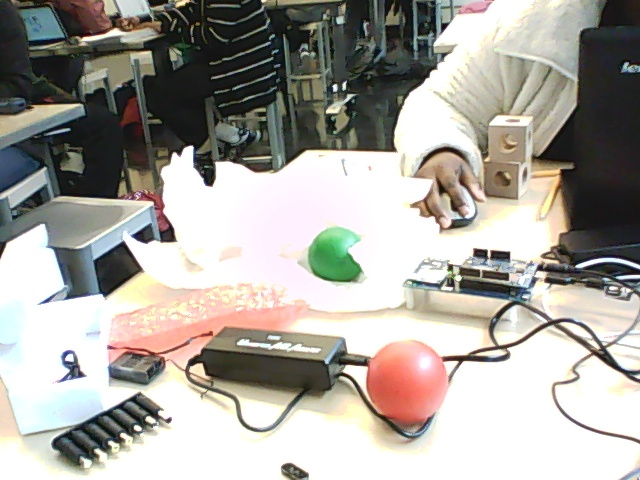
#> input picture imageProcessing/test/balls1.jpg, 640 x 480 px
$ python detectRed.py
#> lines starting #> are read from the running program, lines starting #| are printed output that depends on the picture; after the words box and inside, x2 and y2 are one past the last pixel; in counts of white or black regions, pixels touching at a corner belong together
import cv2
import numpy as np
filename = raw_input('Enter a file name and path, e.g. ./balls1.jpg: ')
#> the answer given: balls1.jpg
img=cv2.imread(filename)
#> img is the input picture: shape (480, 640, 3); mean B, G, R 158.1, 164.7, 168.1

hsv = cv2.cvtColor(img, cv2.COLOR_BGR2HSV)
#> hsv: shape (480, 640, 3); mean H, S, V 47.3, 34.9, 172.1

lower_red1 = np.array([0,30,30])
upper_red1 = np.array([15,255,255])
lower_red2 = np.array([160,30,30])
upper_red2 = np.array([178,255,255])


mask1 = cv2.inRange(hsv, lower_red1, upper_red1)
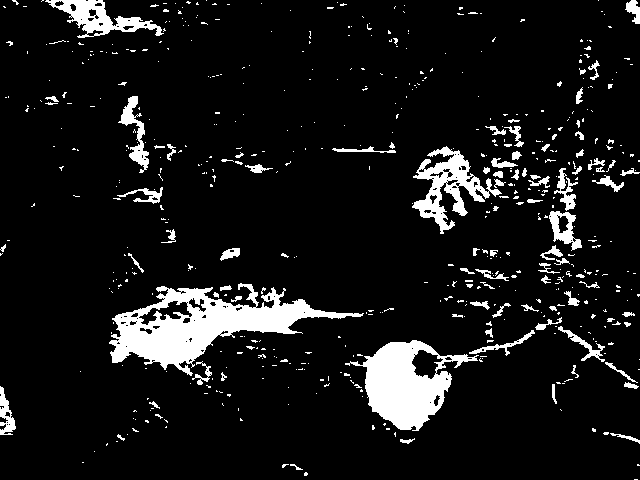
#> mask1: shape (480, 640); 9.2% white; 561 white regions (471 under 20 px), largest, box (x1, y1, x2, y2) and area: (109, 283, 364, 376) 8463, (345, 340, 479, 431) 5464, (412, 146, 502, 234) 2631
mask2 = cv2.inRange(hsv, lower_red2, upper_red2)
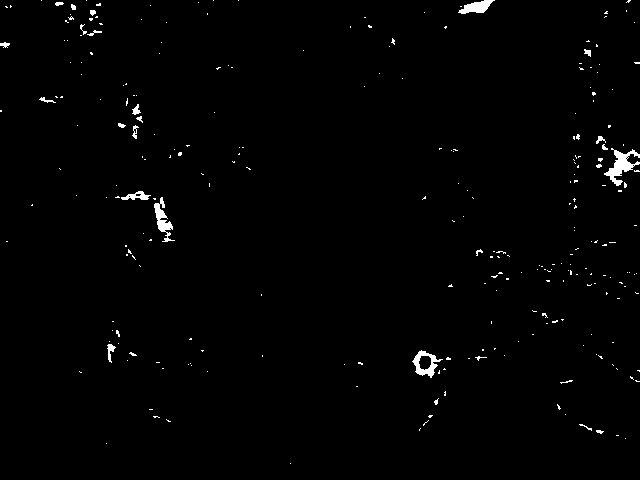
#> mask2: shape (480, 640); 1.1% white; 266 white regions (242 under 20 px), largest, box (x1, y1, x2, y2) and area: (604, 148, 640, 186) 509, (154, 197, 175, 242) 344, (412, 350, 443, 378) 333
mask = cv2.bitwise_or(mask1,mask2)
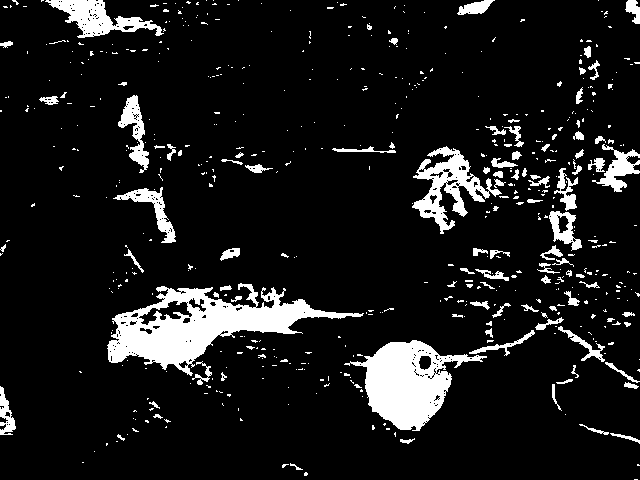
#> mask: shape (480, 640); 10.2% white; 552 white regions (454 under 20 px), largest, box (x1, y1, x2, y2) and area: (107, 283, 364, 376) 8616, (344, 340, 487, 431) 5915, (412, 146, 502, 234) 2659

res = cv2.bitwise_and(img,img, mask= mask)
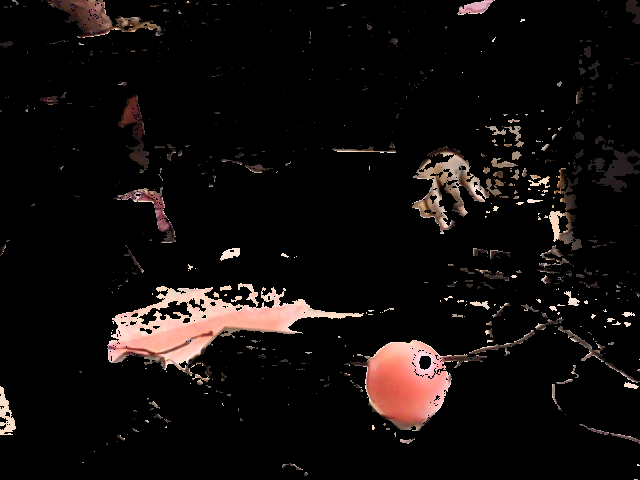
#> res: shape (480, 640, 3); mean B, G, R 12, 13.2, 17.5
cv2.imshow('mask',mask)
cv2.imshow('img',img)
cv2.imshow('res',res)

cv2.waitKey()
